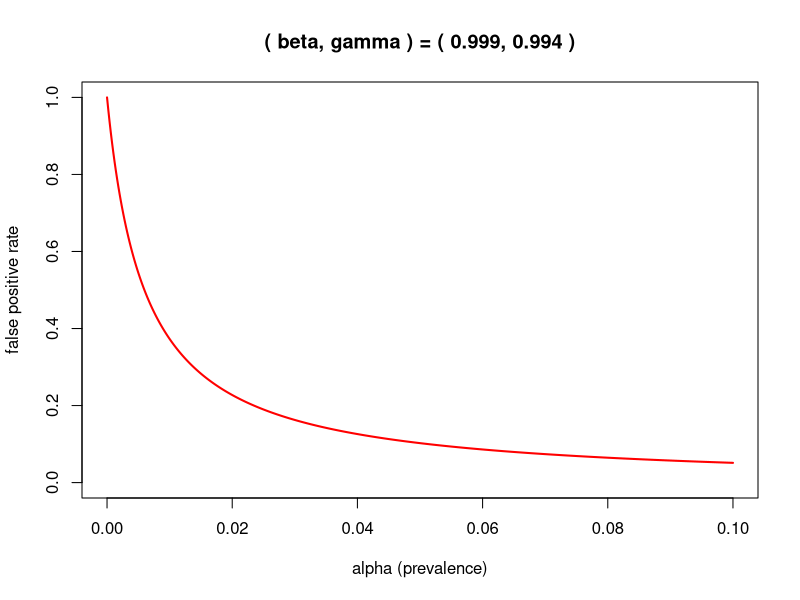
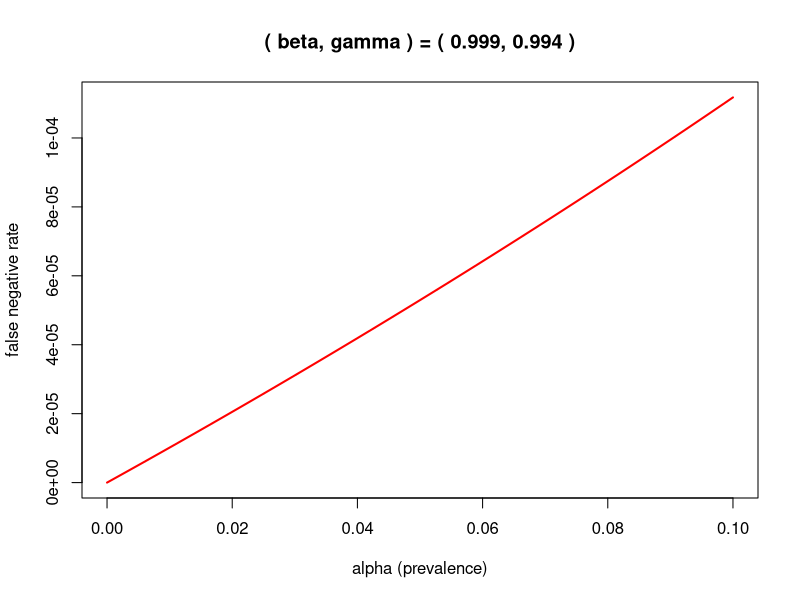
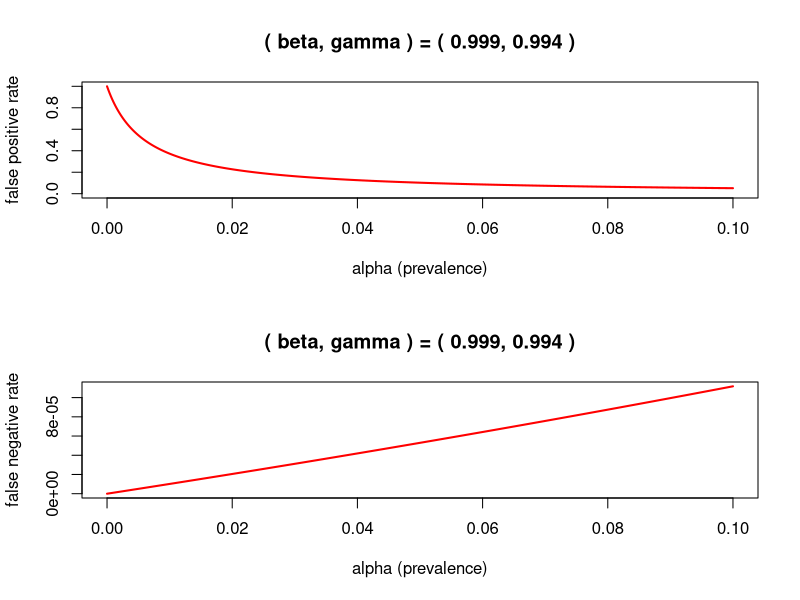

Here is the R script that generated these plots, in order:
# Ryan Luk
# STAT 206
# Credit: Prof. David Draper (draper), UCSC 2020
# I made slight modifications / cleaned up

# unbuffer the output (ctrl + w)
# setwd( 'C:/Users/Ryan Luk/Documents/Github/bayesian-statistics' )

##### HIV Study

# identifying someone as HIV+ when they are HIV-
false.positive.rate <- function( alpha, beta, gamma ) {

	fpr <- ( 1 - alpha ) * ( 1 - gamma ) / 
		( alpha * beta + ( 1 - alpha ) * ( 1 - gamma ) )
	return( fpr )

}

# identifying someone as HIV- when they are HIV+
false.negative.rate <- function( alpha, beta, gamma ) {

	fnr <- alpha * ( 1 - beta ) / 
		( alpha * ( 1 - beta ) + gamma * ( 1 - alpha ) )
	return( fnr )

}

# different values of alpha [,1] column
# different FPR results [,2] column
cbind( c( 0.005, 0.01, 0.02 ), 
	c( false.positive.rate( 0.005, 0.999, 0.994 ), 
	false.positive.rate( 0.01, 0.999, 0.994 ), 
	false.positive.rate( 0.02, 0.999, 0.994 ) ) )

# percent change between alpha = 0.005 and 0.010
# FPR rate goes up by 46%
abs( ( 0.5444596 - 0.3728814 ) / 0.3728814 )

# percent change between alpha = 0.010 and 0.020
# FPR rate goes up by 39%
abs( ( 0.2273782 - 0.3728814 ) / 0.3728814 )

# different values of alpha
# different FNR results
cbind( c( 0.005, 0.01, 0.02 ), 
	c( false.negative.rate( 0.005, 0.999, 0.994 ), 
	false.negative.rate( 0.01, 0.999, 0.994 ), 
	false.negative.rate( 0.02, 0.999, 0.994 ) ) )

# we can see that the FNR is extremely low and not sensitive to prevalence


# plotting FPR as a function of varying alpha
# alpha ranges from 0 to 0.100
alpha.grid <- seq( 0, 0.1, length = 500 )

plot( alpha.grid, false.positive.rate( alpha.grid, 0.999, 0.994 ),
	type = 'l', xlab = 'alpha (prevalence)', ylab = 'false positive rate',
	lwd = 2, col = 'red', ylim = c( 0, 1 ), 
	main = '( beta, gamma ) = ( 0.999, 0.994 )' )

# plotting FNR as a function of varying alpha
plot( alpha.grid, false.negative.rate( alpha.grid, 0.999, 0.994 ),
	type = 'l', xlab = 'alpha (prevalence)', ylab = 'false negative rate',
	lwd = 2, col = 'red', main = '( beta, gamma ) = ( 0.999, 0.994 )' )

# combining plots
par( mfrow = c( 2, 1 ) )

plot( alpha.grid, false.positive.rate( alpha.grid, 0.999, 0.994 ),
	type = 'l', xlab = 'alpha (prevalence)', ylab = 'false positive rate',
	lwd = 2, col = 'red', ylim = c( 0, 1 ), 
	main = '( beta, gamma ) = ( 0.999, 0.994 )' )

plot( alpha.grid, false.negative.rate( alpha.grid, 0.999, 0.994 ),
	type = 'l', xlab = 'alpha (prevalence)', ylab = 'false negative rate',	
	lwd = 2, col = 'red', main = '( beta, gamma ) = ( 0.999, 0.994 )' )

par( mfrow = c( 1, 1 ) )
